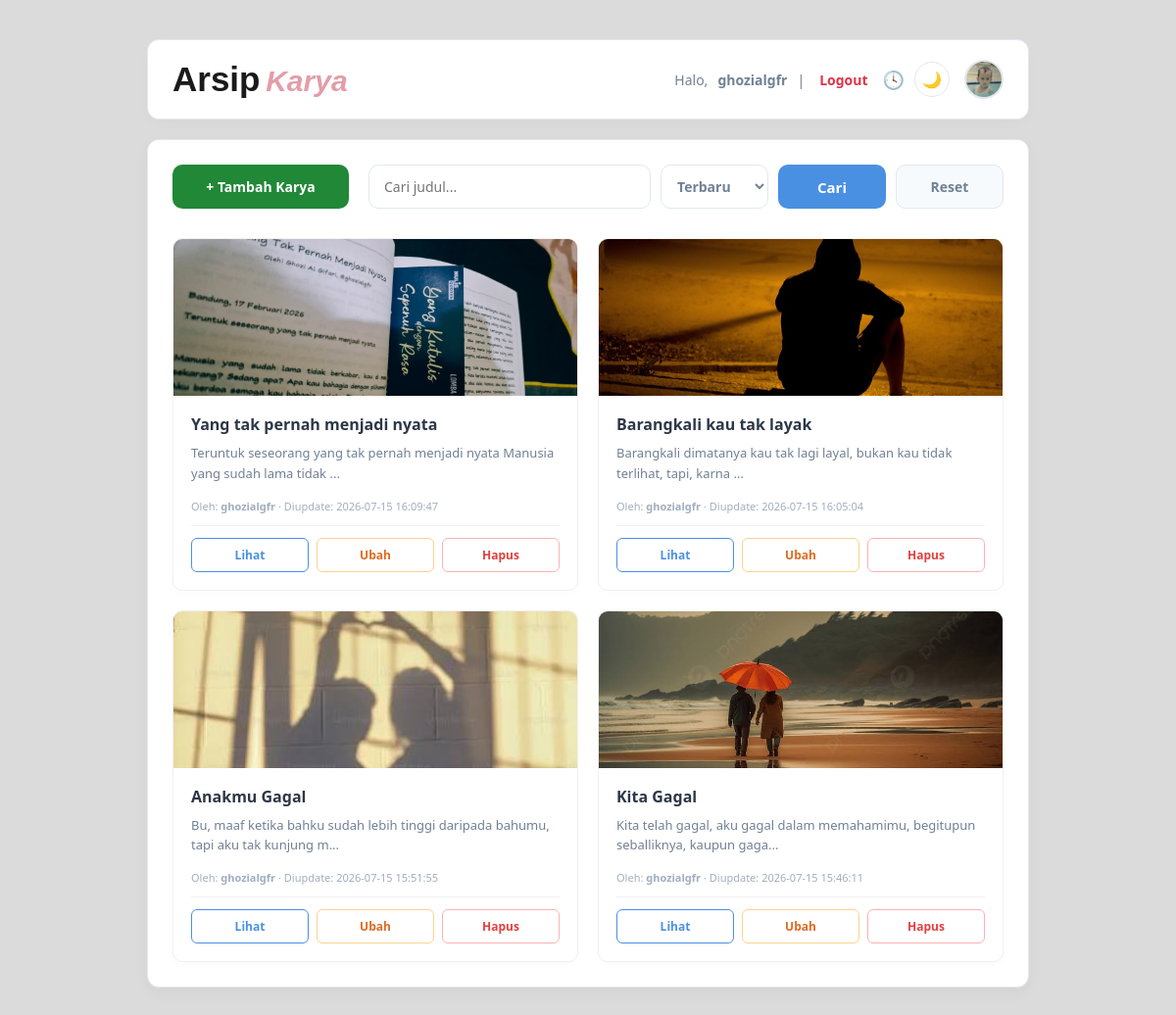
/index.php (signed in), run on the app's committed database.
### tables this page shows
CREATE TABLE `users` (
  `id` int(11) NOT NULL,
  `username` varchar(50) NOT NULL,
  `nama` varchar(100) DEFAULT NULL,
  `foto` varchar(255) DEFAULT NULL,
  `password` varchar(255) NOT NULL
);

CREATE TABLE `notes` (
  `id` int(11) NOT NULL,
  `user_id` int(11) NOT NULL,
  `judul` varchar(255) NOT NULL,
  `isi` text NOT NULL,
  `foto` varchar(255) NOT NULL,
  `dibuat_pada` datetime DEFAULT current_timestamp(),
  `diupdate_pada` datetime DEFAULT current_timestamp() ON UPDATE current_timestamp()
);

### functions.php (called while the page is built, shortened)
<?php
$conn = mysqli_connect("localhost", "root", "", "arsipkarya");
function query($query){
    global $conn;
    $result = mysqli_query($conn, $query);
    $rows = [];
    while($row = mysqli_fetch_assoc($result)){
        $rows[] = $row;
    }
    return $rows;
}
function getSemuaKarya($urutan = "DESC") {
    $query = "SELECT notes.*, users.username
              FROM notes
              JOIN users ON notes.user_id = users.id
              ORDER BY notes.diupdate_pada $urutan";
    return query($query);
}
function getUserById($id) {
    $id = (int) $id;
    $result = query("SELECT * FROM users WHERE id = $id");
    return $result[0] ?? null;
}

### index.php (the view, shortened to what this page needs)
<?php
require 'functions.php';
$user_id = $_SESSION["user_id"];
$user = getUserById($user_id);
$urutanInput = $_GET["urutan"] ?? "terbaru";
$urutan = ($urutanInput === "terlama") ? "ASC" : "DESC";
$keyword = $_GET["judul"] ?? "";
if (isset($_GET["cari"]) && $keyword !== "") {
    $notes = cari(["judul" => $keyword], $urutan);
} else {
    $notes = getSemuaKarya($urutan);
}
?>
<!DOCTYPE html>
<html lang="id">
<head>
    <link rel="stylesheet" href="style.css">
</head>
<body>
    <div class="container-index">
        <header class="header-dashboard">
            <h1><span class="a">Arsip</span> <span class="k">Karya</span></h1>
            <div class="user-info">
                Halo, <strong><?= htmlspecialchars($_SESSION["username"]); ?></strong> | <a href="logout.php">Logout</a>
                <a href="riwayat.php" class="link-riwayat" title="Riwayat aktivitas">🕓</a>
                <button id="btnTheme" class="btn-theme" title="Ganti tema">🌙</button>
                <a href="profil.php" class="link-profil">
                    <?php if (!empty($user["foto"])): ?>
                        <img src="img/<?= htmlspecialchars($user["foto"]); ?>" alt="Foto Profil" class="foto-profil-kecil">
                    <?php else: ?>
                        <img src="img/default-profil.png" alt="Foto Profil" class="foto-profil-kecil">
                    <?php endif; ?>
                </a>
            </div>
        </header>
        <main class="main-content">
            <div class="action-bar">
                <a href="tambah.php" class="btn-tambah">+ Tambah Karya</a>
                <form action="" method="GET" class="form-cari">
                    <input type="text" name="judul" placeholder="Cari judul..." value="<?= htmlspecialchars($keyword); ?>">
                    <select name="urutan">
                        <option value="terbaru" <?= $urutanInput === "terbaru" ? "selected" : ""; ?>>Terbaru</option>
                    </select>
                    <button type="submit" name="cari" class="btn-cari">Cari</button>
                    <a href="index.php" class="btn-secondary btn-reset-link">Reset</a>
                </form>
            </div>
            <div class="grid-karya">
            <?php if (count($notes) == 0): ?>
                <p class="empty-state">Belum ada karya yang diarsipkan.</p>
            <?php else: ?>
                <?php foreach ($notes as $row): ?>
                    <div class="card-karya">
                        <img src="img/<?= $row["foto"]; ?>" alt="<?= $row["judul"]; ?>">
                        <div class="card-body">
                            <h3><?= $row["judul"]; ?></h3>
                            <p><?= substr($row["isi"], 0, 80); ?>...</p>
                            <small>
                                Oleh: <strong><?= htmlspecialchars($row["username"]); ?></strong> ·
                                Diupdate: <?= $row["diupdate_pada"]; ?>
                            </small>
                            <div class="card-aksi">
                                <a href="baca.php?id=<?= $row["id"]; ?>" class="btn-lihat">Lihat</a>
                                <?php if ($row["user_id"] == $user_id): ?>
                                    <a href="ubah.php?id=<?= $row["id"]; ?>" class="btn-ubah">Ubah</a>
                                    <a href="hapus.php?id=<?= $row["id"]; ?>" onclick="return confirm('Anda ingin menghapus data ini?')" class="btn-hapus">Hapus</a>
                                <?php endif; ?>
                            </div>
                        </div>
                    </div>
                <?php endforeach; ?>
            <?php endif; ?>
        </div>
        </main>
    </div>
</body>
</html>

### data on the page
users: foto (picture)
notes: foto (picture), judul "Yang tak pernah menjadi nyata", isi "Teruntuk seseorang yang tak pernah menjadi nyata Manusia yang sudah lama tidak", user.username "ghozialgfr", diupdate_pada "2026-07-15 16:09:47"
notes: foto (picture), judul "Barangkali kau tak layak", isi "Barangkali dimatanya kau tak lagi layal, bukan kau tidak terlihat, tapi, karna", user.username "ghozialgfr", diupdate_pada "2026-07-15 16:05:04"
notes: foto (picture), judul "Anakmu Gagal", isi "Bu, maaf ketika bahku sudah lebih tinggi daripada bahumu, tapi aku tak kunjung m", user.username "ghozialgfr", diupdate_pada "2026-07-15 15:51:55"
notes: foto (picture), judul "Kita Gagal", isi "Kita telah gagal, aku gagal dalam memahamimu, begitupun seballiknya, kaupun gaga", user.username "ghozialgfr", diupdate_pada "2026-07-15 15:46:11"

### other printed values
$_SESSION["username"] "ghozialgfr"
